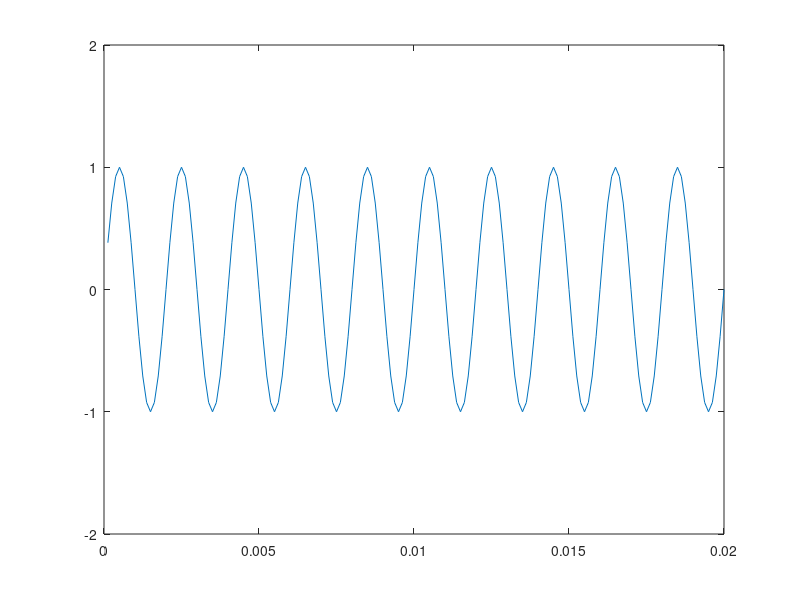

Here is the MATLAB script that generated this plot: (Note: this script raises an error after producing the figure.)
% Q5_1_2

clear all;close all

fs=8000;
t=[1:fs]/fs;
zero=zeros(1,fs);

y500=sin(2*pi*500*t);

plot(t(1:160),y500(1:160))
axis([0 0.02 -2 2]);

wavplay(y500,fs,'sync')
hold on

y500b=y500/2;

plot(t(1:160),y500b(1:160),'r')

%7
y1000=sin(2*pi*1000*t);
plot(t(1:160),y1000(1:160),'g')
wavplay(zero,fs,'sync')
wavplay(y1000,fs,'sync')



wavplay(zero,fs,'sync')

wavplay(y500b,fs,'sync')